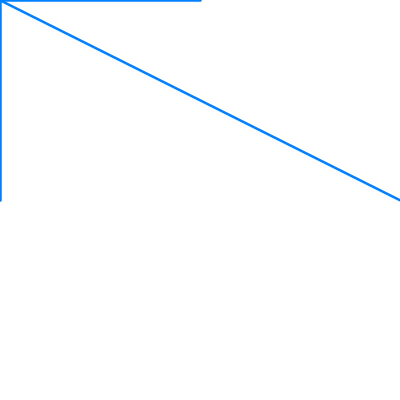
Frame 1 (no input)
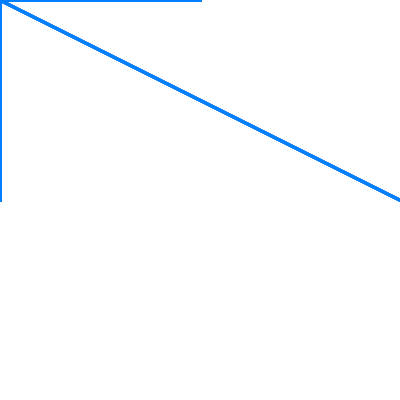
Frame 60 (the mouse pressed at the canvas centre just before this capture)
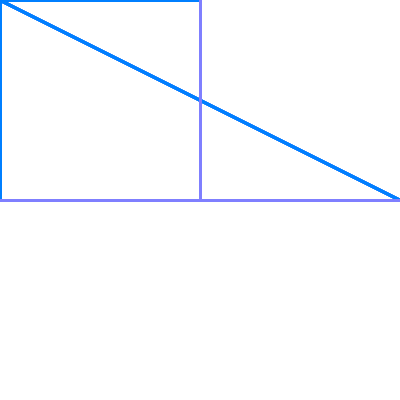
Frame 120 (the mouse held since frame 60 and released just before this capture)

The Processing sketch that drew these frames (run headless with seeded random() and noise(); from frame 60 on, the mouse is pressed at the canvas centre):

// Processing sketch: processing_181055
// ── processing_181055.pde

void setup(){
  background(255);
  size(400,400);
}

void draw(){
  stroke(
      map(mouseX,0,400,0,255),127,255);
   strokeWeight(
       map(pmouseX,0,400,2.5,2));
 line(mouseX, mouseY, 0, 200);
 line(mouseX, mouseY, 400,200);
 line(mouseX, mouseY, 200, 0);

  
}
